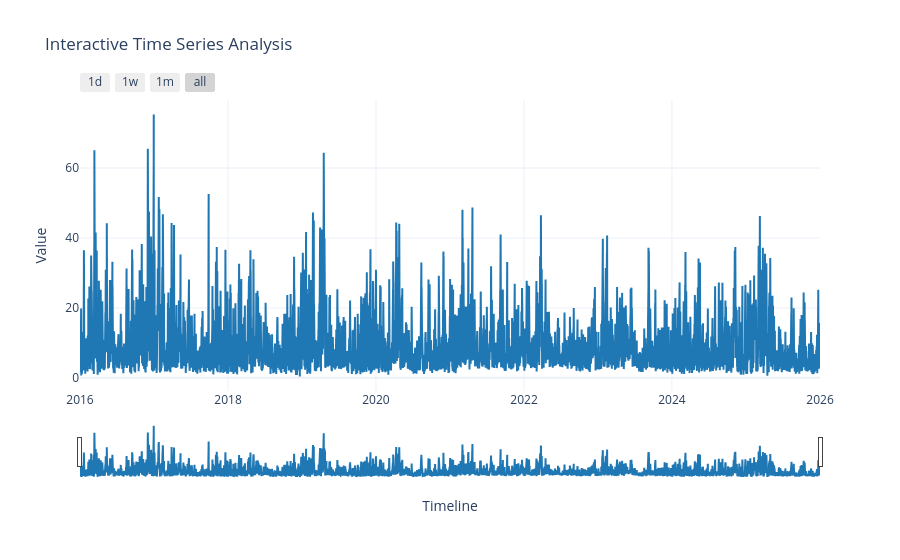

Source (notebook cell):
### Code cell
import plotly.graph_objects as go
import pandas as pd

# 1. Assuming you have a DataFrame 'df' with a datetime index or column
# Let's create a quick dummy example (Replace this with your actual dataframe)
# df = pd.read_csv('your_data.csv', parse_dates=['timestamp_column'])

# 2. Create the interactive figure
fig = go.Figure()

# 3. Add your time series line
fig.add_trace(
    go.Scatter(
        x=full_df_clean.index,
        y=full_df_clean['pm2_5 (μg/m³)'],
        mode='lines',
        name='Observed Values',
        line=dict(color='#1f77b4', width=2),
        hovertemplate='<b>Date:</b> %{x}<br><b>Value:</b> %{y:.3f}<extra></extra>'
    )
)

# 4. Add interactive range sliders and selectors for easy zooming
fig.update_layout(
    title='Interactive Time Series Analysis',
    xaxis_title='Timeline',
    yaxis_title='Value',
    hovermode='x unified',
    template='plotly_white',
    xaxis=dict(
        rangeselector=dict(
            buttons=list([
                dict(count=1, label="1d", step="day", stepmode="backward"),
                dict(count=7, label="1w", step="day", stepmode="backward"),
                dict(count=1, label="1m", step="month", stepmode="backward"),
                dict(step="all")
            ])
        ),
        rangeslider=dict(visible=True),  # Minimap at the bottom to slide/zoom
        type="date"
    )
)

# 5. Render the plot
fig.show()

### Figure 1 — Plotly figure (JSON) as saved in the notebook; plotly's stock layout.template omitted (floating-point values rounded to 4 significant figures; data arrays with more than 128 entries replaced by an {"elided": "..."} marker saying what was removed)
{"data": [{"hovertemplate": "<b>Date:</b> %{x}<br><b>Value:</b> %{y:.3f}<extra></extra>", "line": {"color": "#1f77b4", "width": 2}, "mode": "lines", "name": "Observed Values", "type": "scatter", "x": {"elided": "87672 str values"}, "y": {"elided": "87672 float values"}}], "layout": {"hovermode": "x unified", "title": {"text": "Interactive Time Series Analysis"}, "xaxis": {"rangeselector": {"buttons": [{"count": 1, "label": "1d", "step": "day", "stepmode": "backward"}, {"count": 7, "label": "1w", "step": "day", "stepmode": "backward"}, {"count": 1, "label": "1m", "step": "month", "stepmode": "backward"}, {"step": "all"}]}, "rangeslider": {"visible": true}, "title": {"text": "Timeline"}, "type": "date"}, "yaxis": {"title": {"text": "Value"}}}}
